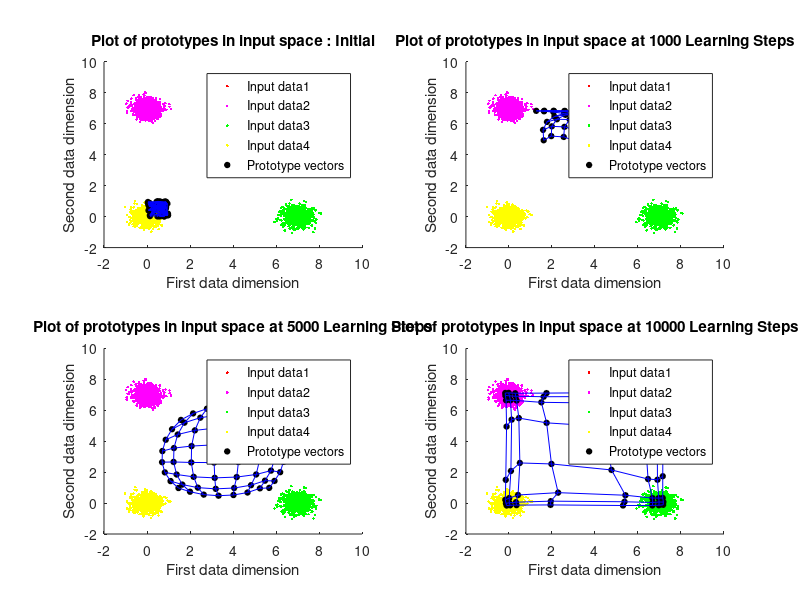
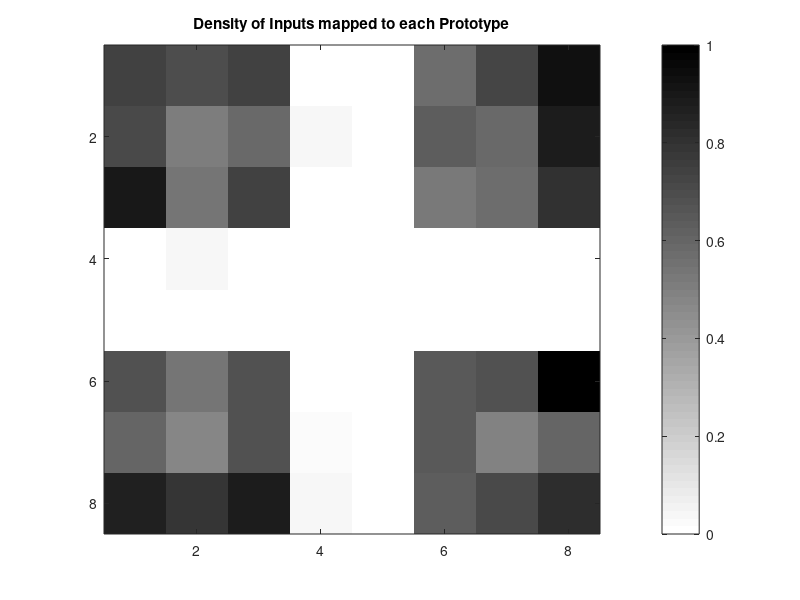
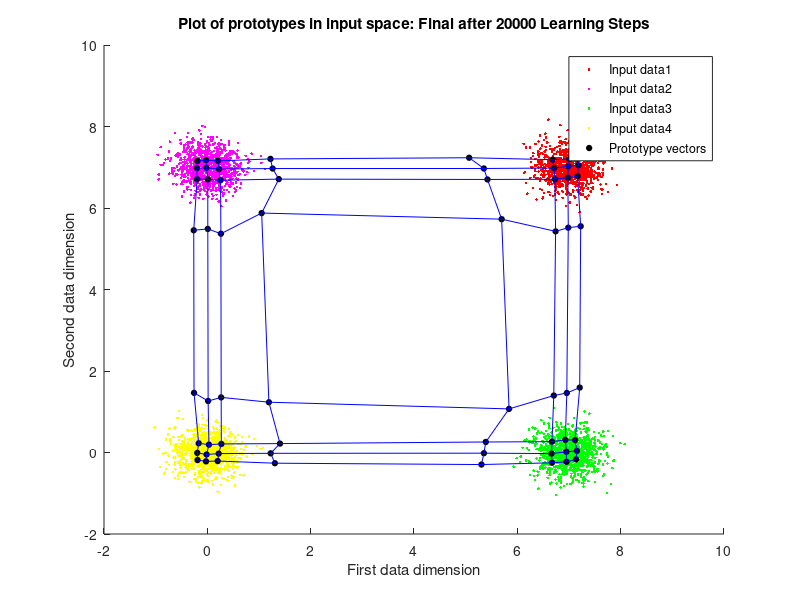
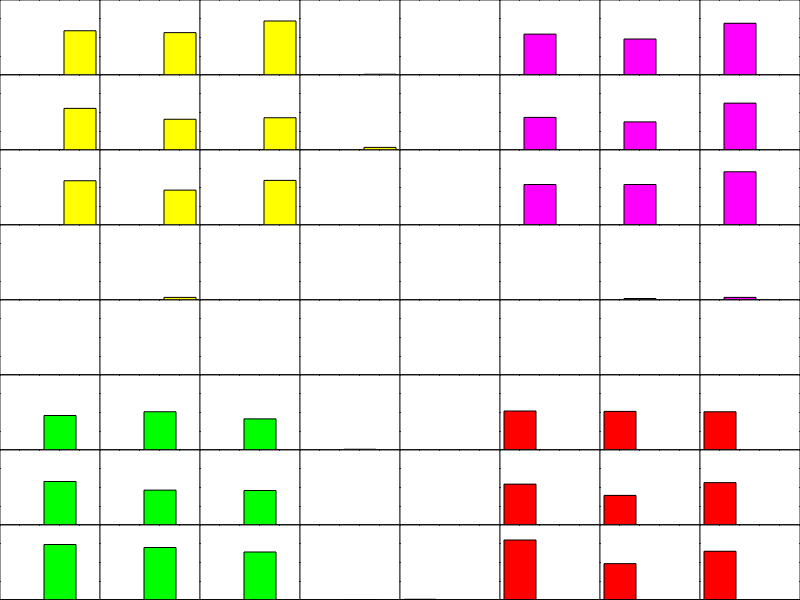

Write MATLAB code to recreate these figures, in order.
% SOM for 2d gaussians
function SOM2
% Prashant Kalvapalle 
% Comp 504 HW6 - Base code for all problems
% close 1;  
% NOTE : Initial (and final) lattice is a cell representation, In the function it is
% used as a multi-dimensional matrix

latticeSize = [8 8]; 
initRadius = max(latticeSize); % Initial radius of influence

numIters = 20000; % number of learning steps
alphaI = .8; % learning rate

% Input data entry
dataInput = [createGaussians([2 1000],.1,[7 7]), createGaussians([2 1000],.1,[0 7]), createGaussians([2 1000],.1,[7 0]), createGaussians([2 1000],.1,[0 0]),]; % each COLUMN is a data point

dimDataInput = size(dataInput,1); % gives the dimensionality of data space
latticeCell = createInitLattice(dimDataInput,latticeSize); % weights initialization

% Perform self organization
[finalLattice, stepsToConv] = selfOrganize(latticeCell,dataInput,numIters,initRadius,alphaI);

% % giving the final weights of the lattice in Cell form
% finalLatticeCell = mat2cell(finalLattice,ones(1,latticeSize(1)),ones(1,latticeSize(2)),2); finalLatticeCell = cellfun(@(x)reshape(x,2,1),finalLatticeCell,'un',0);

% plotting density plot
[densityLattice, ~, histoData] = calcDensityLattice(finalLattice,dataInput,size(latticeCell));
densityLattice = mat2gray(densityLattice);
figure; imagesc(densityLattice); colormap(flipud(gray)); colorbar; title('Density of Inputs mapped to each Prototype')

if stepsToConv < numIters
    disp(['SOM Converged in ',num2str(stepsToConv),' steps'])
else 
    disp(['Maximum iterations exhausted = ',num2str(stepsToConv),' steps'])
end

figure;
dI = reshape(dataInput',[],4,2); hold on;
plot(dI(:,1,1),dI(:,1,2),'r.');  plot(dI(:,2,1),dI(:,2,2),'m.');  plot(dI(:,3,1),dI(:,3,2),'g.');  plot(dI(:,4,1),dI(:,4,2),'y.');  
plot(finalLattice(:,:,1),finalLattice(:,:,2),'ko','MarkerFaceColor','k','MarkerSize',4);
plot(finalLattice(:,:,1),finalLattice(:,:,2),'b-'); plot(finalLattice(:,:,1)',finalLattice(:,:,2)','b-');
xlabel('First data dimension'); ylabel('Second data dimension'); title(['Plot of prototypes in input space: Final after ',num2str(stepsToConv),' Learning Steps'])
legend('Input data1','Input data2','Input data3','Input data4','Prototype vectors')

plotHistoChart(histoData);

end


function [finalLattice, stepsToConv] = selfOrganize(latticeCell,dataInput,numIters,initRadius,alphaI)
% the self organizing map steps here

% convert the input lattice cell into a multi-dimensional Matrix 
Z = cellfun(@(x)reshape(x,1,1,[]),latticeCell,'un',0);
lattice = cell2mat(Z); % this is a multi-dimensional Matrix, with third dimension holding different input dimensions

r = (1:size(lattice,1))';c = 1:size(lattice,2); 
latticeIndices(:,:,1) = r(:,ones(1,size(lattice,2))); latticeIndices(:,:,2) = c(ones(1,size(lattice,1)),:);  % latticeIndices : holds the i,j indices of the 2d lattice space

figure(1);
subplot(2,2,1);
dI = reshape(dataInput',[],4,2); hold on;
plot(dI(:,1,1),dI(:,1,2),'r.');  plot(dI(:,2,1),dI(:,2,2),'m.');  plot(dI(:,3,1),dI(:,3,2),'g.');  plot(dI(:,4,1),dI(:,4,2),'y.');  
plot(lattice(:,:,1),lattice(:,:,2),'ko','MarkerFaceColor','k','MarkerSize',4);
plot(lattice(:,:,1),lattice(:,:,2),'b-'); plot(lattice(:,:,1)',lattice(:,:,2)','b-');
xlabel('First data dimension'); ylabel('Second data dimension'); title('Plot of prototypes in input space : Initial');
legend('Input data1','Input data2','Input data3','Input data4','Prototype vectors')

dum = 2;
% [~, oldMapData, ~] = calcDensityLattice(lattice,dataInput,size(latticeCell)); % table of the prototype where each data point maps
stepsToConv = numIters;

for i = 1:numIters
%     radius = initRadius; % can do decay here
decayIters = 10000;
radius = initRadius * ((i <= decayIters/5) + .8 * (i > decayIters/5 & i <= decayIters/2) + .5 * (i > decayIters/2 & i <= decayIters*.8)+ .2 * (i > decayIters*.8));
alpha = alphaI * ((i <= decayIters/10) + .5 * (i > decayIters/10 & i <= decayIters/2.5) + .125 * (i > decayIters/2.5 & i <= decayIters*.8)+ .025 * (i > decayIters*.8));
      
    % pick an x (data point) randomly
    x = dataInput(:,randi(size(dataInput,2)));
   
    % find euclidian distances and difference between chosen x and all W's
    differenceMatrix = repmat(reshape(x,1,1,[]),[size(lattice,1),size(lattice,2),1]) - lattice; % a 3D matrix of difference between every weight and x
    distToXMatrix = sqrt(sum((differenceMatrix).^2,3)); % finding norm or eucledian distance
  
    % find the winner = c = [win_row win_col]
    [~, winner] = min(distToXMatrix(:)); [win_row, win_col] = ind2sub(size(distToXMatrix), winner); 
    c = [win_row win_col];
    
    % make a neighbourhood function in a matrix
    neighbourhoodFn = makeNeighbourhoodFn(latticeIndices,c,radius);
    
    % update the weights - Learning rule
    lattice = lattice + alpha * repmat(neighbourhoodFn,[1,1,size(differenceMatrix,3)]) .* differenceMatrix;
    
    % Checking for convergence every 1000 steps
%     if mod(i,1000) == 0
% %         mapData = calcDataMapping(lattice,dataInput); 
%         [~, mapData, histoData] = calcDensityLattice(lattice,dataInput,size(latticeCell)); % table of the prototype where each data point maps
%         match = (mapData(1,:) == oldMapData(1,:) & mapData(2,:) == oldMapData(2,:));
% %         figure(3); hold on; plot(i,sum(match),'k.');
%         if sum(match)/size(dataInput,2) >= (1 - 1e-3) % < .1 percentage change in prototype assignment
%             stepsToConv = i;
%         else
%             oldMapData = mapData;
%         end
%     end
    % making plots at particular learning steps as defined in the vector
    if sum(i == [decayIters/10 decayIters/2 decayIters])
        % Plot the mapping and input data
        figure(1); subplot(2,2,dum);
        dI = reshape(dataInput',[],4,2); hold on;
        plot(dI(:,1,1),dI(:,1,2),'r.');  plot(dI(:,2,1),dI(:,2,2),'m.');  plot(dI(:,3,1),dI(:,3,2),'g.');  plot(dI(:,4,1),dI(:,4,2),'y.');
        plot(lattice(:,:,1),lattice(:,:,2),'ko','MarkerFaceColor','k','MarkerSize',4);
        plot(lattice(:,:,1),lattice(:,:,2),'b-'); plot(lattice(:,:,1)',lattice(:,:,2)','b-');
        xlabel('First data dimension'); ylabel('Second data dimension'); title(['Plot of prototypes in input space at ',num2str(i),' Learning Steps'])
        legend('Input data1','Input data2','Input data3','Input data4','Prototype vectors')
        dum = dum + 1;
    end
%     % making plots every 1000 learning steps to visually approximate
%     % learning steps to convergence
%         if ~mod(i,1000)
% %         Plot the mapping and input data
%         figure(2)
% %         subplot(2,2,dum);
%         dI = reshape(dataInput',[],4,2); hold on;
%         plot(dI(:,1,1),dI(:,1,2),'r.');  plot(dI(:,2,1),dI(:,2,2),'m.');  plot(dI(:,3,1),dI(:,3,2),'g.');  plot(dI(:,4,1),dI(:,4,2),'y.');
%         plot(lattice(:,:,1),lattice(:,:,2),'ko','MarkerFaceColor','k','MarkerSize',4);
%         plot(lattice(:,:,1),lattice(:,:,2),'b-'); plot(lattice(:,:,1)',lattice(:,:,2)','b-');
%         xlabel('First data dimension'); ylabel('Second data dimension'); title(['Plot of prototypes in input space at ',num2str(i),' Learning Steps'])
%         legend('Input data1','Input data2','Input data3','Input data4','Prototype vectors')
%         hold off; 
%         drawnow; 
% %         dum = dum + 1;
%         end
    
    if stepsToConv < numIters
        break
    end
    
end
finalLattice = lattice;

end


function [densityLattice,mapData,histoData]  = calcDensityLattice(lattice,dataInput,sizeOflatticeCell)
% calculates the prototype each data point is mapped to
densityLattice = zeros(sizeOflatticeCell);
mapData = zeros([2 size(dataInput,2)]);
histoData = zeros([sizeOflatticeCell,4]);
% seq = [ones(1,1000) 2*ones(1,1000) 3*ones(1,1000) 4*ones(1,1000)];
for i = 1:size(dataInput,2)
    x = dataInput(:,i);
    
    % find euclidian distances and difference between chosen x and all W's
    differenceMatrix = repmat(reshape(x,1,1,[]),[size(lattice,1),size(lattice,2),1]) - lattice; % a 3D matrix
    distToXMatrix = sqrt(sum((differenceMatrix).^2,3)); % a 2D matrix for euclidian distances to x
    
    % find the winner = c = [win_row win_col]
    [~, winner] = min(distToXMatrix(:)); [win_row, win_col] = ind2sub(size(distToXMatrix), winner); 
    c = [win_row win_col];
    % update the density lattice
    densityLattice(c(1),c(2)) = densityLattice(c(1),c(2)) + 1;
    mapData(:,i) = [win_row win_col];
    histoWrite = ([1 0 0 0] * (i <= 1000) + [0 1 0 0] * (i > 1000 & i <= 2000) + [0 0 1 0] * (i > 2000 & i <= 3000) + [0 0 0 1] * (i > 3000 & i <= 4000));
    histoData(c(1),c(2),:) = histoData(c(1),c(2),:) + (reshape(histoWrite,1,1,[]));
end
    
end


function neighbourhoodFn = makeNeighbourhoodFn(latticeIndices,c,radius)

distNeighbour = sum(abs(latticeIndices - repmat(reshape(c,1,1,[]),[size(latticeIndices,1),size(latticeIndices,2),1])),3); % Manhattan distance metric for the neighbourhood function
% EqDistNeighbour = sqrt(sum((latticeIndices - reshape(c,1,1,[])).^2,3)); % eucleidian distance metric for the neighbourhood function
neighbourhoodFn = exp(-((distNeighbour)./(radius)).^2);

end


function latticeCell = createInitLattice(dimDataInput,latticeSize)
% creates random weight vectors in a cell 
latticeCell = cell(latticeSize);
latticeCell = arrayfun(@(x) rand(dimDataInput,1),latticeCell, 'uni',0);
end


function x1 = createGaussians(dim,var,mean)
% creates a normal random vector with dim dimension. mean of first 2
% dimensions set by [mean1 mean2]
x1 = sqrt(var)*randn(dim(1),dim(2));
% x1=detrend(x1);
x1(1,:) = x1(1,:) + repmat(mean(1),[1,size(x1,2)]);
x1(2,:) = x1(2,:) + repmat(mean(2),[1,size(x1,2)]);
end


function plotHistoChart(histoData)
figure;
m = size(histoData,1); n = size(histoData,2);
p = 1;
for j = 1:n
    for i = 1:m
        ax = axes('position',[(i-1)/m (n-j)/n 1/m 1/n]); hold on;
        hiss = reshape(histoData(i,j,:),1,4);
        colors = {'r', 'm', 'g', 'y'};
        % Plots different bars for each data type
        for k = 1:numel(hiss)
            bar(ax,k, hiss(k),colors{k});
        end
        ylim([0 200]);
        set(ax,'YTickLabel',[]);set(ax,'XTickLabel',[]);
        set(ax,'Box','on')
%         set(gca,'Visible','off');
%         set(gca,'position',[i/m (n-j)/n 1/m 1/n])
        p = p + 1;

    end
end
end


function embedding = calcEmbedHamel(dataInput, lattice)
linearLattice = reshape(lattice,size(dataInput,1),[]);
mData = mean(dataInput,2);
vData = var(dataInput,0,2);
mProt = mean(linearLattice,2);
vProt = var(linearLattice,0,2);

nProt = size(linearLattice,2);
nData = size(dataInput,2);

% Hamel formulas for 95% accuracy
vleftLimit = (vData./vProt)/fpdf(0.05/2,nData/nProt);
vrightLimit = (vData./vProt)*fpdf(0.05/2,nData/nProt);
vEmbed = vleftLimit<=1 & 1<=vrightLimit;

mleftLimit = (mData-mProt) - 1.96*sqrt(vData.^2/nData + vProt.^2/nProt);
mrightLimit = (mData-mProt) + 1.96*sqrt(vData.^2/nData + vProt.^2/nProt);
mEmbed = mleftLimit<=1 & 1<=mrightLimit;

fSignificance = vData / sum(VData);

embedding = mean(fSignificance*(vEmbed * mEmbed));
end
